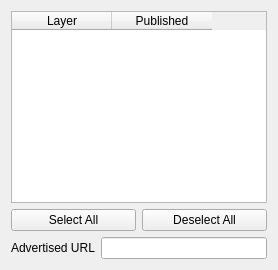
                   <widget class="QWidget" name="wcs">
                    <attribute name="title">
                     <string>WCS</string>
                    </attribute>
                    <attribute name="toolTip">
                     <string>WCS capabilities</string>
                    </attribute>
                    <layout class="QGridLayout" name="gridLayout_2">
                     <item row="0" column="0" colspan="2">
                      <widget class="QTableWidget" name="twWCSLayers">
                       <property name="sizePolicy">
                        <sizepolicy hsizetype="Preferred" vsizetype="Preferred">
                         <horstretch>0</horstretch>
                         <verstretch>0</verstretch>
                        </sizepolicy>
                       </property>
                       <property name="sortingEnabled">
                        <bool>true</bool>
                       </property>
                       <column>
                        <property name="text">
                         <string>Layer</string>
                        </property>
                       </column>
                       <column>
                        <property name="text">
                         <string>Published</string>
                        </property>
                       </column>
                      </widget>
                     </item>
                     <item row="1" column="0">
                      <widget class="QPushButton" name="pbnWCSLayersSelectAll">
                       <property name="text">
                        <string>Select All</string>
                       </property>
                      </widget>
                     </item>
                     <item row="1" column="1">
                      <widget class="QPushButton" name="pbnWCSLayersDeselectAll">
                       <property name="text">
                        <string>Deselect All</string>
                       </property>
                      </widget>
                     </item>
                     <item row="2" column="0" colspan="2">
                      <layout class="QHBoxLayout" name="horizontalLayout_9">
                       <item>
                        <widget class="QLabel" name="mWCSUrlLabel">
                         <property name="sizePolicy">
                          <sizepolicy hsizetype="Preferred" vsizetype="Fixed">
                           <horstretch>0</horstretch>
                           <verstretch>0</verstretch>
                          </sizepolicy>
                         </property>
                         <property name="text">
                          <string>Advertised URL</string>
                         </property>
                        </widget>
                       </item>
                       <item>
                        <widget class="QLineEdit" name="mWCSUrlLineEdit"/>
                       </item>
                      </layout>
                     </item>
                    </layout>
                   </widget>
